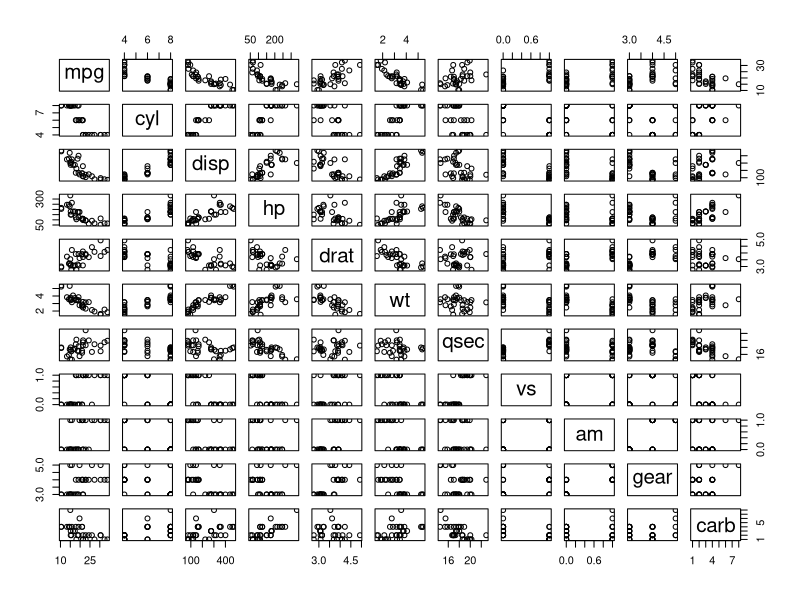
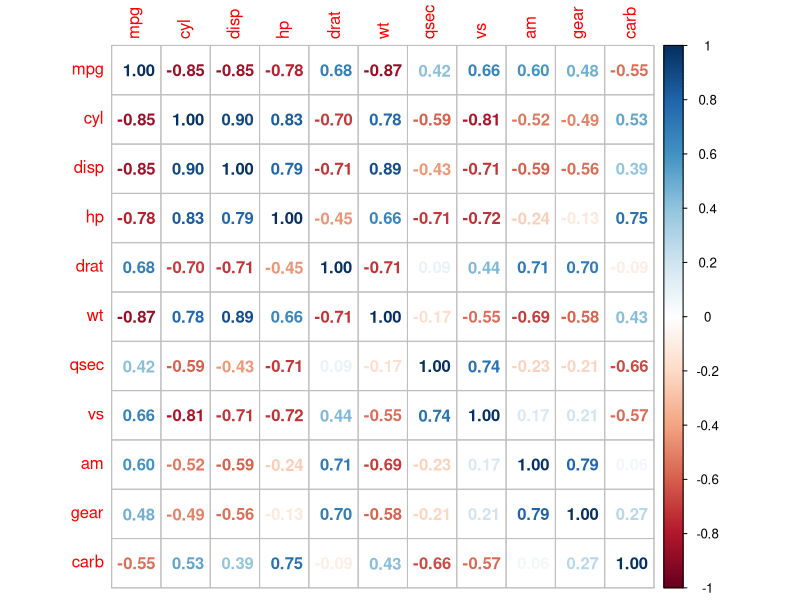
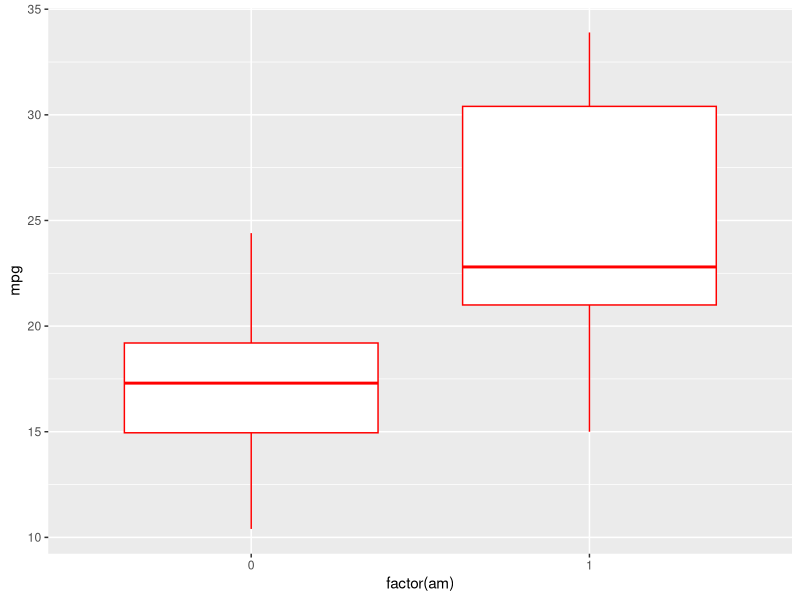
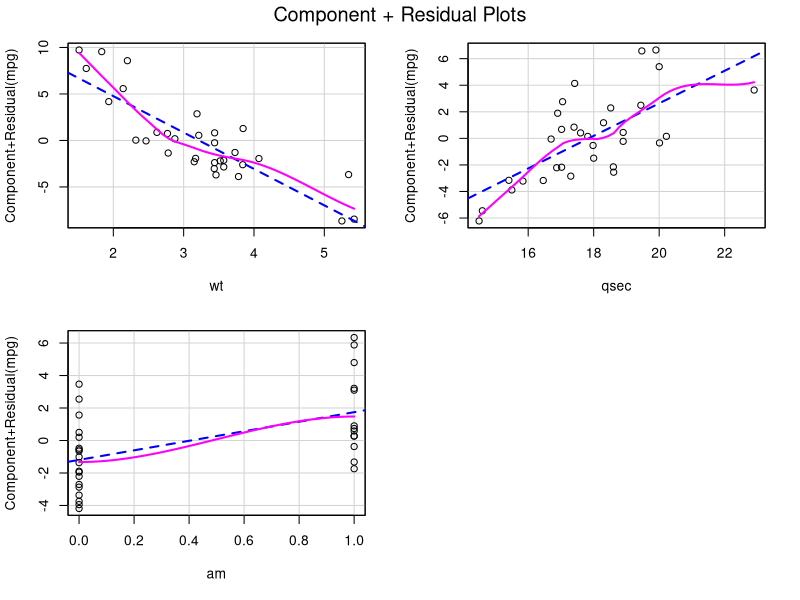
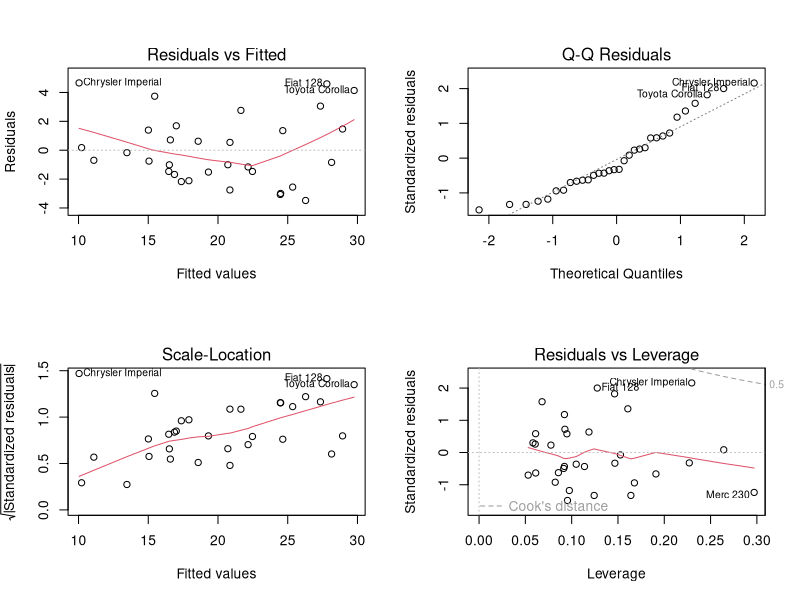

The R source for these figures, in order:
## ---- chunk 1
summary(mtcars)
head(mtcars, 10)

## ---- chunk 2

t.test(mtcars$mpg~mtcars$am)

## ---- chunk 3
l1<-lm(mpg=~.,data=mtcars)
summary(l1)
l2<-step(l1)
summary(l2)

## ---- chunk 4
m <-mtcars
sort(cooks.distance(l2)[1:32],decreasing=TRUE)
cooksd <- cooks.distance(l2)
m<-cbind(m,cooksd)
a1<-subset(m,m$cooksd>(0.1465))
m<-m[!(m$disp%in% a1$disp),]
l2<-lm(mpg~wt+am+qsec,data=m)
summary(l2)

## ---- chunk 5
plot(mtcars)

## ---- chunk 6


library(corrplot)
corrplot(cor(mtcars), method = "number")
#par(mfrow=c(2,2))
#plot(l2)

## ---- chunk 7
library(ggplot2)
p <- ggplot(mtcars, aes(factor(am), mpg))
p + geom_boxplot(color="red")
## ---- chunk 8
l1<-lm(mpg=~.,data=mtcars)
l2<-step(l1)
library(car)
crPlots(l2)
## ---- chunk 9
l1<-lm(mpg=~.,data=mtcars)
l2<-step(l1)
par(mfrow=c(2,2))
plot(l2)
